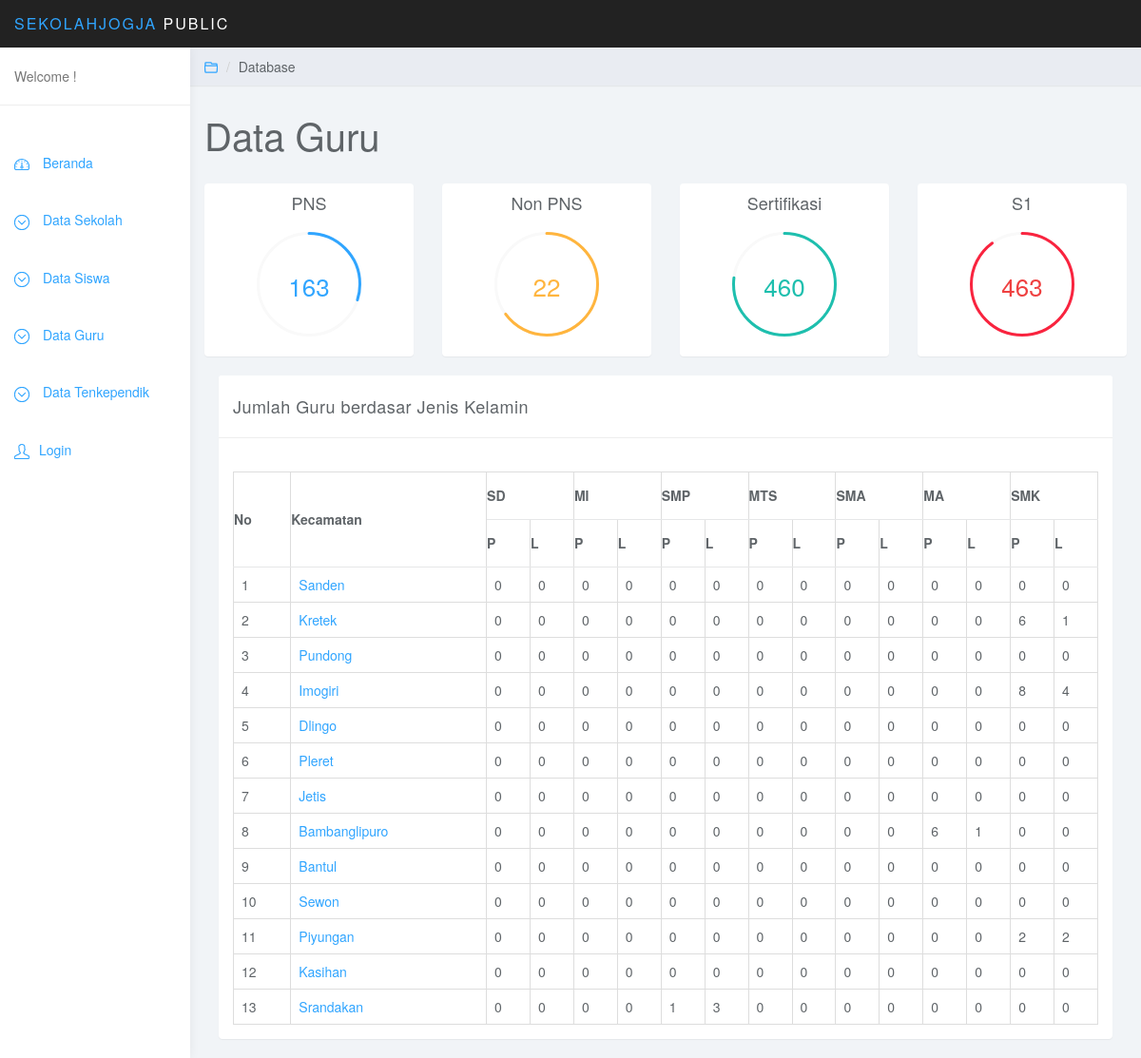
The page /index.php/c_public/guru_jk_kec/1 on the database its author committed.
### tables this page shows
CREATE TABLE `kecamatan` (
  `kode_kec` int(11) NOT NULL,
  `nama_kec` varchar(30) NOT NULL,
  `kode_kab` int(11) NOT NULL
);

### application/controllers/c_public.php (called while the page is built, shortened)
<?php
class c_public extends CI_Controller{
	function __construct(){
		$this->load->model('m_public');
        $this->load->model('madmin');
		$this->load->helper('url');
	}
    function guru_jk_kec($id){
        $this->load->view('head_public');
        $data['jmlgpns'] = $this->madmin->jmlg_pns();
        $data['jmlgnpns'] = $this->madmin->jmlg_npns();
        $data['jmlstf'] = $this->madmin->jml_stf();
        $data['jmls1'] = $this->madmin->jml_s1();
        $data['kec']= $this->madmin->kec($id);
        $data['sdp']= $this->madmin->gurusd_kc_p('$id');
        $data['sd_p']= $this->madmin->guru_kec_jk('P','SD',$id);
        $data['sd2']= $this->madmin->guru_kec_jk('L','SD',$id);
        $data['mi']= $this->madmin->guru_kec_jk('P','MI',$id);
        $data['mi2']= $this->madmin->guru_kec_jk('L','MI',$id);
        $data['smp']= $this->madmin->guru_kec_jk('P','SMP',$id);
        $data['smp2']= $this->madmin->guru_kec_jk('L','SMP',$id);
        $data['mts']= $this->madmin->guru_kec_jk('P','MTS',$id);
        $data['mts2']= $this->madmin->guru_kec_jk('L','MTS',$id);
        $data['sma']= $this->madmin->guru_kec_jk('P','SMA',$id);
        $data['sma2']= $this->madmin->guru_kec_jk('L','SMA',$id);
        $data['ma']= $this->madmin->guru_kec_jk('P','MA',$id);
        $data['ma2']= $this->madmin->guru_kec_jk('L','MA',$id);
        $data['smk']= $this->madmin->guru_kec_jk('P','SMK',$id);
        $data['smk2']= $this->madmin->guru_kec_jk('L','SMK',$id);
        $this->load->view('page/kec_dguru_jk', $data);
        $this->load->view('foot_public');
    }
}

### index.php (called while the page is built, shortened)
<?php
require_once BASEPATH.'core/CodeIgniter.php';

### application/models/madmin.php (called while the page is built, shortened)
<?php
class Madmin extends CI_Model{
    function jmlg_pns()
    {
        $sql="SELECT COUNT(sts_pegawai) as stspns FROM data_guru WHERE sts_pegawai= 'PNS DPK' OR 'PNS' OR 'PNS (Guru' OR 'PNS Diperb' OR 'PNS Namaba' OR 'PNS/DPK' OR 'PNS Sekola' OR 'PNS Depag' OR 'PNS nota t'";
        $data = $this->db->query($sql)->result_array();
        return $data;
    }
    function jmlg_npns()
    {
        $sql="SELECT COUNT(sts_pegawai) as stsnpns FROM data_guru WHERE sts_pegawai='GTT'";
        $data = $this->db->query($sql)->result_array();
        return $data;
    }
    function jml_stf()
    {
        $sql="SELECT COUNT(sertifikasi_guru) as stfguru FROM data_guru WHERE sertifikasi_guru='Sudah'";
        $data = $this->db->query($sql)->result_array();
        return $data;
    }
    function jml_s1()
    {
        $sql="SELECT COUNT(pendidikan) as jmlgs1 FROM data_guru WHERE pendidikan='S1'";
        $data = $this->db->query($sql)->result_array();
        return $data;
    }
    function guru_kec_jk($a,$b,$id){
        $sql="select p.kec as id,k.nama_kec as nama, COUNT(g.nama_guru) as jumlah FROM kecamatan as k join (SELECT * FROM profil WHERE jenjang= '$b') as p on k.kode_kec=p.kec join data_guru as g on p.npsn=g.npsn where p.kab='$id' AND g.jk = '$a' group by p.kec";
        $data =  $this->db->query($sql)->result_array();
        return $data;
    }
    function kec($a)
    {
        $sql="SELECT k.kode_kec as id, k.nama_kec as kec, count(p.npsn) jumlah FROM kecamatan as k join profil as p on k.kode_kec=p.kec where k.kode_kab='$a' group by p.kec";
        $data =  $this->db->query($sql)->result_array();
        return $data;
    }
}
?>

### application/views/page/kec_dguru_jk.php (the view, shortened to what this page needs)
<div class="col-sm-9 col-sm-offset-3 col-lg-10 col-lg-offset-2 main">
	<div class="row">
		<ol class="breadcrumb">
			<li><a href="#"><svg class="glyph stroked open folder"><use xlink:href="#stroked-open-folder"/></svg></a></li>
			<li>Database</li>
		</ol>
	</div>
	<div class="row">
		<div class="col-lg-12">
			<h1 class="page-header">Data Guru</h1>
		</div>
	</div>
	<div class="row">
		<div class="col-xs-6 col-md-3">
			<div class="panel panel-default">
				<div class="panel-body easypiechart-panel">
					<h4>PNS</h4>
					<div class="easypiechart" id="easypiechart-blue" data-percent="30" ><span class="percent"><?php echo $jmlgpns[0]['stspns']?></span>
					</div>
				</div>
			</div>
		</div>
		<div class="col-xs-6 col-md-3">
			<div class="panel panel-default">
				<div class="panel-body easypiechart-panel">
					<h4>Non PNS</h4>
					<div class="easypiechart" id="easypiechart-orange" data-percent="65" ><span class="percent"><?php echo $jmlgnpns[0]['stsnpns']?></span>
					</div>
				</div>
			</div>
		</div>
		<div class="col-xs-6 col-md-3">
			<div class="panel panel-default">
				<div class="panel-body easypiechart-panel">
					<h4>Sertifikasi</h4>
					<div class="easypiechart" id="easypiechart-teal" data-percent="77" ><span class="percent"><?php echo $jmlstf[0]['stfguru']?></span>
					</div>
				</div>
			</div>
		</div>
		<div class="col-xs-6 col-md-3">
			<div class="panel panel-default">
				<div class="panel-body easypiechart-panel">
					<h4>S1</h4>
					<div class="easypiechart" id="easypiechart-red" data-percent="90" ><span class="percent"><?php echo $jmls1[0]['jmlgs1']?></span>
					</div>
				</div>
			</div>
		</div>
	</div>
	<div class="col-md-12">
			<div class="panel panel-default">
				<div class="panel-heading">Jumlah Guru berdasar Jenis Kelamin</div>
				<div class="panel-body">
						<br>
					<table class="table table-bordered">
					    <thead>
					    <tr align="center">
					    <center>
					    	<th rowspan="2"> No</th>
					        <th rowspan="2">Kecamatan</th>
					        <th colspan="2"> SD</th>
					        <th colspan="2">MI</th>
					        <th colspan="2">SMP</th>
					        <th colspan="2">MTS</th>
					        <th colspan="2">SMA</th>
					        <th colspan="2">MA</th>
					        <th colspan="2">SMK</th>
					    </tr>
					    <th>P</th>
					    <th>L</th>
					    <th>P</th>
					    <th>L</th>
					    <th>P</th>
					    <th>L</th>
					    <th>P</th>
					    <th>L</th>
					    <th>P</th>
					    <th>L</th>
					    <th>P</th>
					    <th>L</th>
					    <th>P</th>
					    <th>L</th>
					    </thead>
					    <tbody>
					    <?php
					    $x=1;
					    foreach ($kec as $a)
					    {
					     ?>
					    <tr>
					    	<td><?php echo $x; ?></td>
					    	<td><?php echo anchor('c_public/guru_jk_sk/'.$a['id'],$a['kec']);?></td>
					    	<td>
			                <?php
			                $coba=0;
			                if($coba==0)
			                {
			                	    echo '0';
			                }
			                 ?>
			                 </td>
					    	<td>
			                <?php
			                $coba=0;
			                if($coba==0)
			                {
			                	    echo '0';
			                }
			                 ?>
			                 </td>
			                 <td>
			                <?php
			                $coba=0;
			                if($coba==0)
			                {
			                	    echo '0';
			                }
			                 ?>
			                 </td>
			                 <td>
			                <?php
			                $coba=0;
			                if($coba==0)
			                {
			                	    echo '0';
			                }
			                 ?>
			                 </td>
			                 <td>
			                <?php
			                $coba=0;
			                foreach ($smp as $s) {
			                	if($a['id']==$s['id'])
			                	{
			                        echo $s['jumlah'];
			                	$coba++;
			                	}
			                }
			                if($coba==0)
			                {
			                	    echo '0';
			                }
			                 ?>
			                 </td>
			                 <td>
			                <?php
			                $coba=0;
			                foreach ($smp2 as $s) {
			                	if($a['id']==$s['id'])
			                	{
			                        echo $s['jumlah'];
			                	$coba++;
			                	}
			                }
			                if($coba==0)
			                {
			                	    echo '0';
			                }
			                 ?>
			                 </td>
			                 <td>
			                <?php
			                $coba=0;
			                if($coba==0)
			                {
			                	    echo '0';
			                }
			                 ?>
			                 </td>
			                 <td>
			                <?php
			                $coba=0;
			                if($coba==0)
			                {
			                	    echo '0';
			                }
			                 ?>
			                 </td>
			                 <td>
			                <?php
			                $coba=0;
			                if($coba==0)
			                {
			                	    echo '0';
			                }
			                 ?>
			                 </td>
			                 <td>
			                <?php
			                $coba=0;
			                if($coba==0)
			                {
			                	    echo '0';
			                }
			                 ?>
			                 </td>
			                 <td>
			                <?php
			                $coba=0;
			                foreach ($ma as $s) {
			                	if($a['id']==$s['id'])
			                	{
			                        echo $s['jumlah'];
			                	$coba++;
			                	}
			                }
			                if($coba==0)
			                {
			                	    echo '0';
			                }
			                 ?>
			                 </td>
			                 <td>
			                <?php
			                $coba=0;
			                foreach ($ma2 as $s) {
			                	if($a['id']==$s['id'])
			                	{
			                        echo $s['jumlah'];
			                	$coba++;
			                	}
			                }
			                if($coba==0)
			                {
			                	    echo '0';
			                }
			                 ?>
			                 </td>
			                 <td>
			                <?php
			                $coba=0;
			                foreach ($smk as $s) {
			                	if($a['id']==$s['id'])
			                	{
			                        echo $s['jumlah'];
			                	$coba++;
			                	}
			                }
			                if($coba==0)
			                {
			                	    echo '0';
			                }
			                 ?>
			                 </td>
			                 <td>
			                <?php
			                $coba=0;
			                foreach ($smk2 as $s) {
			                	if($a['id']==$s['id'])
			                	{
			                        echo $s['jumlah'];
			                	$coba++;
			                	}
			                }
			                if($coba==0)
			                {
			                	    echo '0';
			                }
			                 ?>
			                 </td>
					    </tr>
					    <?php
					    $x++;
					    }
					    ?>
			            </tbody>
					</table>
				</div>
			</div>
		</div>
</div>

### assets/css/styles.css (style rules this page uses)
body { background: #f1f4f7; padding-top: 50px; color: #5f6468; }
a, a:hover, a:focus { color: #30a5ff; }
h1, h2, h3, h4, h5, h6 { color: #5f6468; }
h1 { font-weight: 300; font-size: 40px; }
h3, h4 { font-weight: 300; }
.panel { border: 0; }
.panel-heading { font-size: 18px; font-weight: 300; letter-spacing: 0.025em; height: 66px; line-height: 45px; }
.panel-default .panel-heading { background: #fff; border-bottom: 1px solid #eee; color: #5f6468; }
.breadcrumb { border-radius: 0; padding: 10px 15px; background: #e9ecf2; box-shadow: 0 1px 1px rgba(0, 0, 0, .05); margin: 0 ; }
h1.page-header { margin-top: 30px; border-bottom: 0; }
.easypiechart-panel { text-align: center; padding: 1px 0; margin-bottom: 20px; }
.easypiechart { position: relative; text-align: center; width: 120px; height: 120px; margin: 20px auto 10px auto; }
.easypiechart .percent { display: block; position: absolute; font-size: 26px; top: 38px; width: 120px; }
#easypiechart-blue .percent { color: #30a5ff; }
#easypiechart-teal .percent { color: #1ebfae; }
#easypiechart-orange .percent { color: #ffb53e; }
#easypiechart-red .percent { color: #ef4040; }
.table { background: #fff; }
.table>thead>tr>th { border-bottom: 1px solid #e6e7e8; vertical-align: middle; height: 50px; }
.breadcrumb .glyph { height: 14px; width: 14px; margin: -2px 0 0 0; stroke-width: 4px; }

### rows shown on the page
kecamatan: kode_kec+nama_kec "Sanden", shows "0"
kecamatan: kode_kec+nama_kec "Kretek", shows "0", jumlah "6", jumlah "1"
kecamatan: kode_kec+nama_kec "Pundong", shows "0"
kecamatan: kode_kec+nama_kec "Imogiri", shows "0", jumlah "8", jumlah "4"
kecamatan: kode_kec+nama_kec "Dlingo", shows "0"
kecamatan: kode_kec+nama_kec "Pleret", shows "0"
kecamatan: kode_kec+nama_kec "Jetis", shows "0"
kecamatan: kode_kec+nama_kec "Bambanglipuro", shows "0", jumlah "6", jumlah "1"
kecamatan: kode_kec+nama_kec "Bantul", shows "0"
kecamatan: kode_kec+nama_kec "Sewon", shows "0"
kecamatan: kode_kec+nama_kec "Piyungan", shows "0", jumlah "2"
kecamatan: kode_kec+nama_kec "Kasihan", shows "0"
kecamatan: kode_kec+nama_kec "Srandakan", jumlah "1", jumlah "3", shows "0"

### other values the page prints
$jmlgpns[0]['stspns'] "163"
$jmlgnpns[0]['stsnpns'] "22"
$jmlstf[0]['stfguru'] "460"
$jmls1[0]['jmlgs1'] "463"
